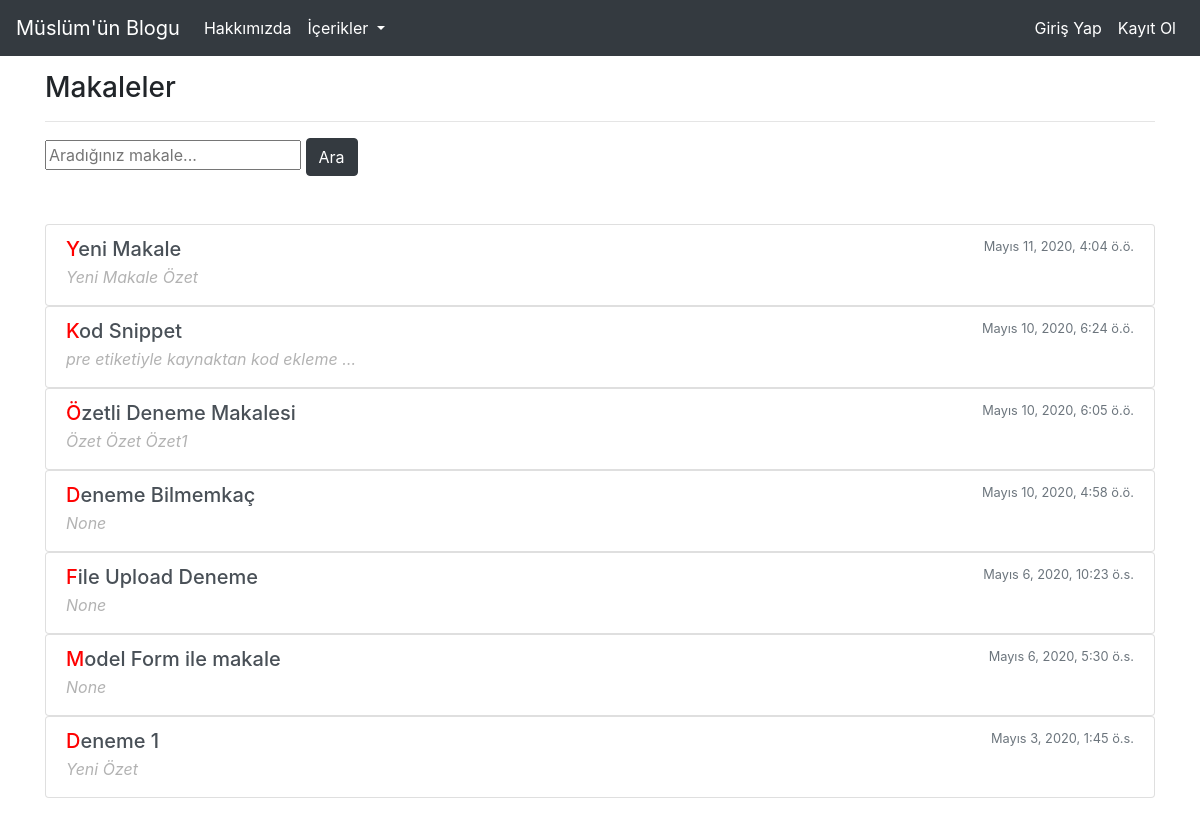
The app's page /articles/ with its own data.
### article/models.py (models this page shows, shortened)
class Article(models.Model):
    author = models.ForeignKey("auth.User",on_delete=models.CASCADE,verbose_name = "Yazar")
    title = models.CharField(max_length = 50,verbose_name = "Başlık")
    content = RichTextField(verbose_name = "İçerik")
    created_date = models.DateTimeField(auto_now_add=True,verbose_name = "Oluşturulma Tarihi")
    article_image = models.FileField(blank= True,null =True,verbose_name="Fotoğraf") #bu alan hem boş olabilir hem dolu olabilir dedik.
    summary = models.CharField(max_length = 100,blank= True,null =True,verbose_name = "Özet")
    class Meta:
        ordering = ['-created_date']

### article/views.py (the view)
# urls.py: path('',views.articles,name = "articles"),
def articles(request):
    keyword = request.POST.get("keyword")
    if keyword:
        articles = Article.objects.filter(title__contains=keyword)
        return render(request,"articles.html",{"articles":articles})
    articles = Article.objects.all()
    return render(request,"articles.html",{"articles":articles})

### templates/articles.html (shortened to what this page needs)
{% extends 'layout.html' %}
{% block body %}
    <h3>Makaleler</h3>
    <hr>
    {% if articles %}
    <form method="post">
        <input type="text" name= "keyword" class="input-sm" maxlength="64" placeholder="Aradığınız makale...">
        <button type="submit" class="btn btn-dark">Ara</button>
    </form>
    <br><br>
        {% for article in articles %}
            <div class="list-group">
                <a href="/articles/article/{{article.id}}" class="list-group-item list-group-item-action flex-column align-items-start">
                    <div class="d-flex w-100 justify-content-between">
                        <h5 class="mb-1">{{article.title}}</h5>
                        <small class="text-muted">{{article.created_date}}</small>
                    </div>
                    <p class="mb-1" style="color: rgba(0, 0, 0, 0.3)"> <i>{{article.summary|truncatewords:5}} </i> </p>
                </a>
            </div>
        {% endfor %}
    {% else %}
        <div class="alert alert-danger">
            Makale bulunmuyor.
        </div>
    {% endif %}
{% endblock body %}

### templates/articles.html (style rules this page uses)
h5::first-letter { color: red }

### records on screen
Article: title "Yeni Makale", created_date "Mayıs 11, 2020, 4:04 ö.ö.", summary "Yeni Makale Özet"
Article: title "Kod Snippet", created_date "Mayıs 10, 2020, 6:24 ö.ö.", summary "pre etiketiyle kaynaktan kod ekleme …"
Article: title "Özetli Deneme Makalesi", created_date "Mayıs 10, 2020, 6:05 ö.ö.", summary "Özet Özet Özet1"
Article: title "Deneme Bilmemkaç", created_date "Mayıs 10, 2020, 4:58 ö.ö.", summary "None"
Article: title "File Upload Deneme", created_date "Mayıs 6, 2020, 10:23 ö.s.", summary "None"
Article: title "Model Form ile makale", created_date "Mayıs 6, 2020, 5:30 ö.s.", summary "None"
Article: title "Deneme 1", created_date "Mayıs 3, 2020, 1:45 ö.s.", summary "Yeni Özet"
